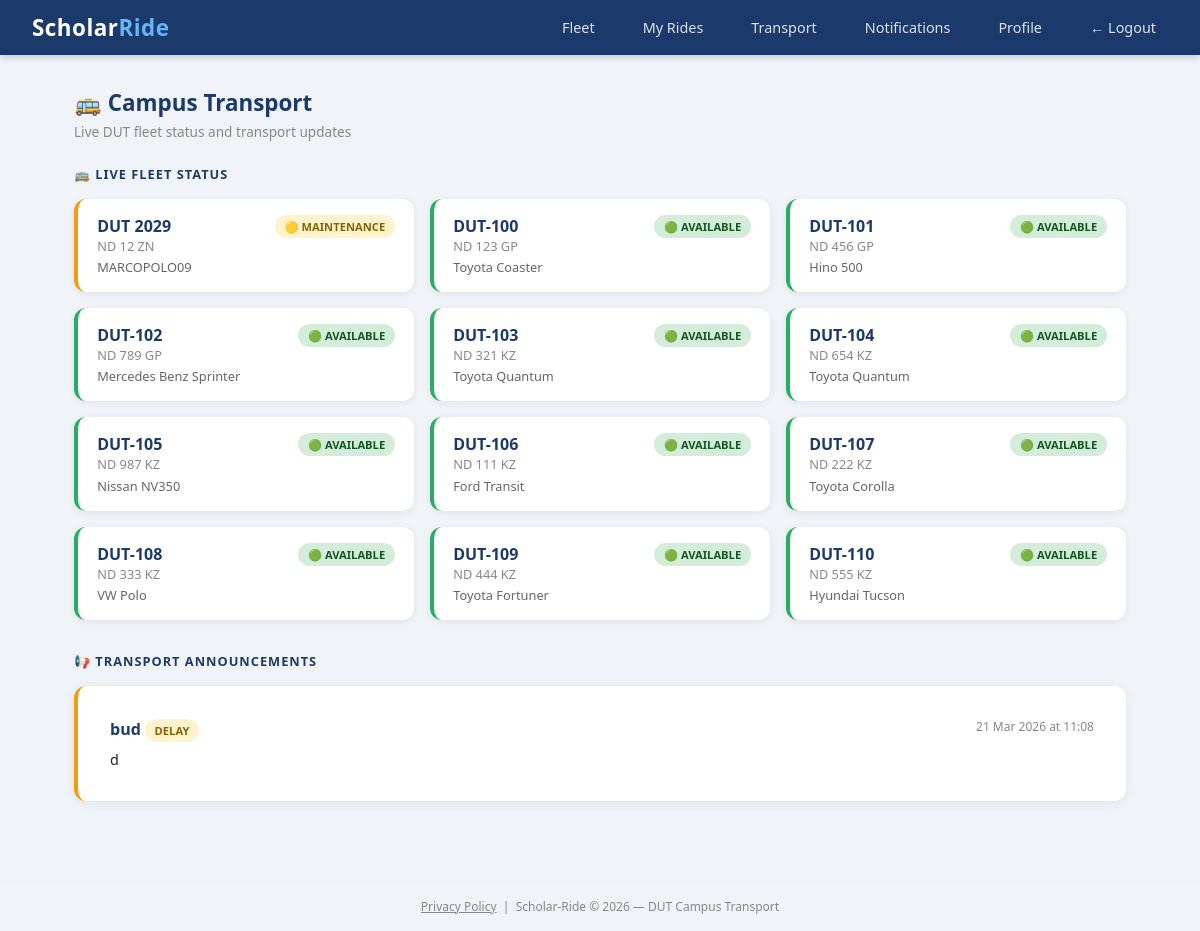
The page /transport (signed in) on the database as committed earlier.
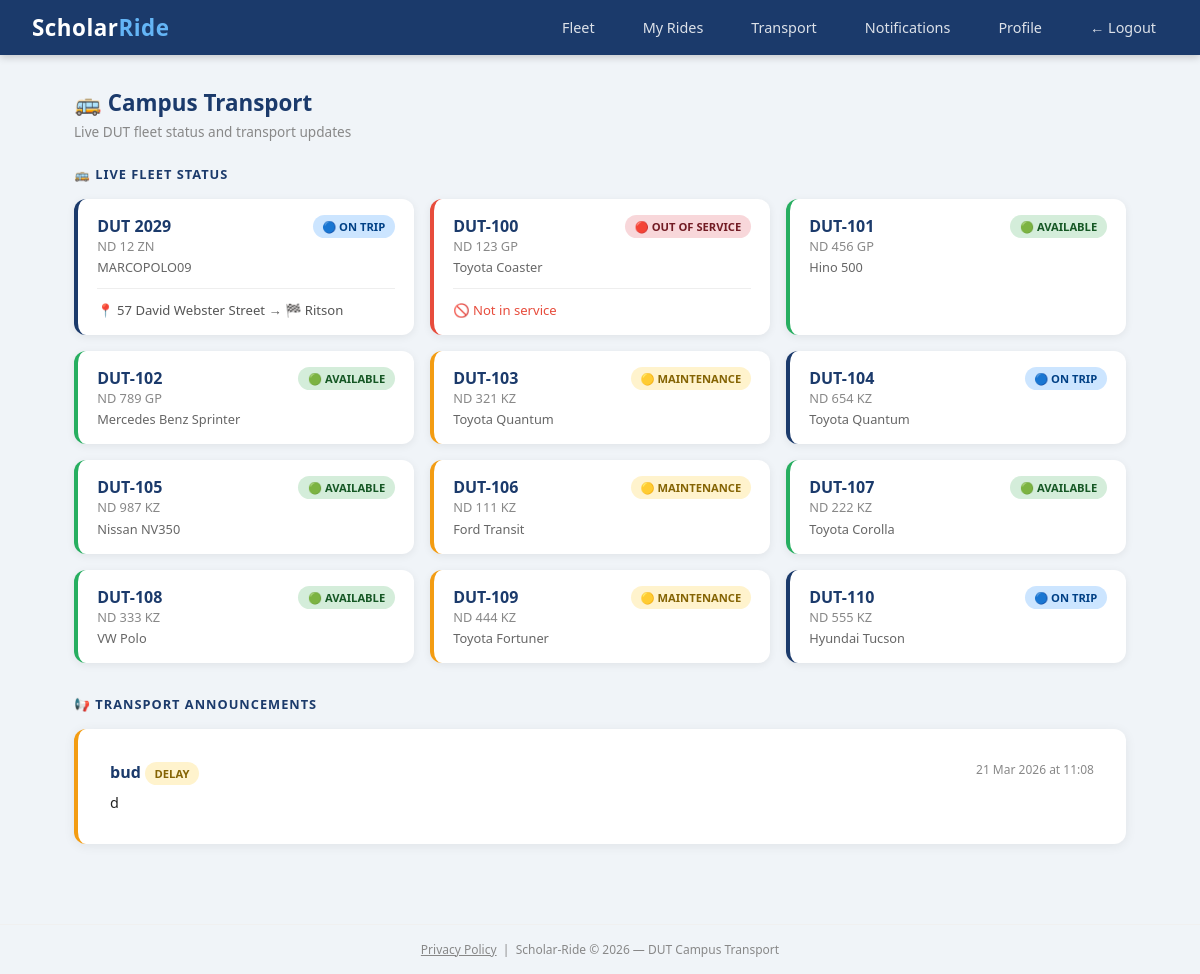
The same page on the database as committed later.
### scholar_ride/models.py (models this page shows)
class Vehicle(db.Model):
    id = db.Column(db.Integer, primary_key=True)
    bus_number = db.Column(db.String(20), unique=True, nullable=False)
    registration_number = db.Column(db.String(20), unique=True, nullable=False)
    vehicle_type = db.Column(db.String(50), nullable=False)
    make_model = db.Column(db.String(100), nullable=False)
    capacity = db.Column(db.Integer, nullable=False)
    status = db.Column(db.String(20), default='available')
    current_driver_id = db.Column(db.Integer, db.ForeignKey('user.id'), nullable=True)
    current_ride_id = db.Column(db.Integer, db.ForeignKey('ride.id'), nullable=True)
    notes = db.Column(db.String(200), nullable=True)
    created_at = db.Column(db.DateTime, default=datetime.utcnow)
    current_driver = db.relationship('User', foreign_keys=[current_driver_id])
    current_ride = db.relationship('Ride', foreign_keys=[current_ride_id])

class Announcement(db.Model):
    id = db.Column(db.Integer, primary_key=True)
    admin_id = db.Column(db.Integer, db.ForeignKey('user.id'), nullable=False)
    title = db.Column(db.String(200), nullable=False)
    body = db.Column(db.Text, nullable=False)
    category = db.Column(db.String(50))
    created_at = db.Column(db.DateTime, default=sast_now)

class Ride(db.Model):
    id = db.Column(db.Integer, primary_key=True)
    driver_id = db.Column(db.Integer, db.ForeignKey('user.id'), nullable=False)
    origin = db.Column(db.String(200), nullable=False)
    destination = db.Column(db.String(200), nullable=False)
    departure_time = db.Column(db.DateTime, nullable=False)
    available_seats = db.Column(db.Integer, nullable=False)
    total_seats = db.Column(db.Integer, nullable=False)
    status = db.Column(db.String(20), default='active')
    created_at = db.Column(db.DateTime, default=datetime.utcnow)
    bookings = db.relationship('Booking', backref='ride', lazy=True)
    vehicle_type = db.Column(db.String(50), nullable=True)
    vehicle_model = db.Column(db.String(100), nullable=True)
    registration_number = db.Column(db.String(20), nullable=True)
    completed_at = db.Column(db.DateTime, nullable=True)

### scholar_ride/routes/admin.py (the view)
@admin.route('/transport')
@login_required
def transport_feed():
    from scholar_ride.models import Vehicle
    announcements = Announcement.query.order_by(Announcement.created_at.desc()).all()
    vehicles = Vehicle.query.order_by(Vehicle.bus_number).all()
    return render_template('transport/feed.html', announcements=announcements, vehicles=vehicles)

### scholar_ride/models.py (called while the page is built)
@login_manager.user_loader
def load_user(user_id):
    return User.query.get(int(user_id))

### scholar_ride/templates/transport/feed.html (shortened to what this page needs)
{% extends "base.html" %}
{% block content %}
<div class="page-header d-flex justify-between align-center mb-3">
    <div>
        <h4 style="color:#1B3A6B; margin-bottom:0.25rem;">🚌 Campus Transport</h4>
        <p class="text-muted">Live DUT fleet status and transport updates</p>
    </div>
</div>
{% if current_user.role in ['driver', 'admin'] %}
<h6 style="color:#1B3A6B; font-weight:700; margin-bottom:1rem; text-transform:uppercase; letter-spacing:1px; font-size:0.8rem;">
    🚌 Live Fleet Status
</h6>
{% if vehicles %}
<div style="display:grid; grid-template-columns: repeat(auto-fill, minmax(260px, 1fr)); gap:1rem; margin-bottom:2rem;">
    {% for vehicle in vehicles %}
    <div style="background:white; border-radius:12px; padding:1rem 1.2rem;
                box-shadow:0 2px 8px rgba(0,0,0,0.07);
                border-left: 4px solid
                {% if vehicle.status == 'available' %}#27ae60
                {% elif vehicle.status == 'on_trip' %}#1B3A6B
                {% elif vehicle.status == 'maintenance' %}#f39c12
                {% else %}#e74c3c{% endif %};">
        <div style="display:flex; justify-content:space-between; align-items:flex-start;">
            <div>
                <div style="font-weight:700; font-size:1rem; color:#1B3A6B;">{{ vehicle.bus_number }}</div>
                {% if current_user.role in ['admin', 'driver'] %}
                <div style="font-size:0.8rem; color:#888;">{{ vehicle.registration_number }}</div>
                {% endif %}
                <div style="font-size:0.8rem; color:#666; margin-top:0.2rem;">{{ vehicle.make_model }}</div>
            </div>
            <span class="badge
                {% if vehicle.status == 'available' %}badge-success
                {% elif vehicle.status == 'on_trip' %}badge-primary
                {% elif vehicle.status == 'maintenance' %}badge-warning
                {% else %}badge-danger{% endif %}"
                style="font-size:0.7rem;">
                {% if vehicle.status == 'available' %}🟢 AVAILABLE
                {% elif vehicle.status == 'on_trip' %}🔵 ON TRIP
                {% elif vehicle.status == 'maintenance' %}🟡 MAINTENANCE
                {% else %}🔴 OUT OF SERVICE{% endif %}
            </span>
        </div>
        {% if vehicle.status == 'on_trip' and vehicle.current_ride %}
        <div style="margin-top:0.75rem; padding-top:0.75rem; border-top:1px solid #eee; font-size:0.82rem; color:#555;">
            📍 {{ vehicle.current_ride.origin }} → 🏁 {{ vehicle.current_ride.destination }}
        </div>
        {% endif %}
        {% if vehicle.status == 'out_of_service' %}
        <div style="margin-top:0.75rem; padding-top:0.75rem; border-top:1px solid #eee; font-size:0.82rem; color:#e74c3c;">
            🚫 Not in service
        </div>
        {% endif %}
    </div>
    {% endfor %}
</div>
{% else %}
<div class="empty-state mb-4">
    <div class="empty-icon">🚌</div>
    <p>No vehicles in fleet yet.</p>
</div>
{% endif %}
{% endif %}
<h6 style="color:#1B3A6B; font-weight:700; margin-bottom:1rem; text-transform:uppercase; letter-spacing:1px; font-size:0.8rem;">
    📢 Transport Announcements
</h6>
{% if announcements %}
    {% for ann in announcements %}
    <div class="card mb-2 p-3" style="border-left: 4px solid
        {% if ann.category == 'breakdown' %}#e74c3c
        {% elif ann.category == 'delay' %}#f39c12
        {% elif ann.category == 'cancellation' %}#e74c3c
        {% else %}#1B3A6B{% endif %};">
        <div style="display:flex; justify-content:space-between; align-items:flex-start; flex-wrap:wrap; gap:0.5rem;">
            <div>
                <strong style="color:#1B3A6B;">{{ ann.title }}</strong>
                <span class="badge ms-2
                    {% if ann.category == 'breakdown' %}badge-danger
                    {% elif ann.category == 'delay' %}badge-warning
                    {% elif ann.category == 'cancellation' %}badge-danger
                    {% else %}badge-primary{% endif %}"
                    style="font-size:0.7rem;">
                    {{ ann.category | upper }}
                </span>
            </div>
            <small class="text-muted" style="font-size:0.75rem;">
                {{ ann.created_at.strftime('%d %b %Y at %H:%M') }}
            </small>
        </div>
        <p class="mb-0 mt-1" style="font-size:0.9rem;">{{ ann.body }}</p>
    </div>
    {% endfor %}
{% else %}
    <div class="empty-state">
        <div class="empty-icon">📢</div>
        <p>No transport announcements right now.</p>
    </div>
{% endif %}
{% endblock %}

### scholar_ride/templates/base.html (shortened to what this page needs)
<!DOCTYPE html>
<html lang="en">
<head>
</head>
<body>
    <nav class="navbar">
        <a class="navbar-brand" href="/rides">Scholar<span>Ride</span></a>
        <ul class="nav-links" id="navLinks">
         {% if current_user and current_user.is_authenticated %}
        {% if current_user.role == 'student' %}
            <li><a href="/rides">🔍 Find Rides</a></li>
            <li><a href="/bookings/my">🎫 My Bookings</a></li>
            <li><a href="/transport">🚌 Transport</a></li>
        {% elif current_user.role == 'staff' %}
            <li><a href="/rides">🔍 Find Rides</a></li>
            <li><a href="/bookings/my">🎫 My Bookings</a></li>
            <li><a href="/transport">🚌 Transport</a></li>
        {% elif current_user.role == 'driver' %}
            <li><a href="/admin/fleet"> Fleet</a></li>
            <li><a href="/rides/my"> My Rides</a></li>
            <li><a href="/transport"> Transport</a></li>
        {% elif current_user.role == 'admin' %}
            <li><a href="/admin"> Admin</a></li>
            <li><a href="/admin/fleet"> Fleet</a></li>
            <li><a href="/transport"> Transport</a></li>
        {% endif %}
        <li>
            <a href="/notifications" style="position:relative;">
                 Notifications
                  </a>
                </li>
                    <li><a href="/profile"> Profile</a></li>
                 <li><a href="/logout">← Logout</a></li>
                 {% else %}
                 <li><a href="/login">Login</a></li>
                 <li><a href="/register">Register</a></li>
           {% endif %}
        </ul>
    </nav>
    <div class="container">
        {% block content %}{% endblock %}
    </div>
    <div style="text-align:center; padding:1rem; font-size:0.75rem; color:#888; border-top:1px solid #f0f0f0; margin-top:2rem;">
        <a href="/privacy" style="color:#888;">Privacy Policy</a> &nbsp;|&nbsp; Scholar-Ride &copy; 2026 — DUT Campus Transport
    </div>
</body>
</html>

### scholar_ride/templates/base.html (style rules this page uses)
*, *::before, *::after { box-sizing: border-box; margin: 0; padding: 0; }
body { font-family: 'Segoe UI', Tahoma, Geneva, Verdana, sans-serif; background: #f0f4f8; color: #222; }
.navbar { background: #1B3A6B; padding: 0.75rem 2rem; display: flex; align-items: center; justify-content: space-between; box-shadow: 0 2px 8px rgba(0,0,0,0.2); position: relative; }
.navbar-brand { color: white; font-size: 1.4rem; font-weight: 700; text-decoration: none; letter-spacing: 0.5px; }
.navbar-brand span { color: #64B5F6; }
.nav-links { display: flex; gap: 1.5rem; list-style: none; align-items: center; }
.nav-links a { color: rgba(255,255,255,0.85); text-decoration: none; font-size: 0.9rem; padding: 0.4rem 0.75rem; border-radius: 6px; transition: background 0.2s, color 0.2s; }
.container { max-width: 1100px; margin: 0 auto; padding: 2rem 1.5rem; }
.card { background: white; border-radius: 12px; box-shadow: 0 2px 12px rgba(0,0,0,0.07); padding: 2rem; margin-bottom: 1.5rem; }
.badge { display: inline-block; padding: 0.25rem 0.6rem; border-radius: 20px; font-size: 0.75rem; font-weight: 700; }
.badge-success { background: #d4edda; color: #155724; }
.badge-danger { background: #f8d7da; color: #721c24; }
.badge-warning { background: #fff3cd; color: #856404; }
.badge-primary { background: #cce5ff; color: #004085; }
.text-muted { color: #888; font-size: 0.85rem; }
.mt-1 { margin-top: 0.5rem; }
.mb-2 { margin-bottom: 1rem; }
.d-flex { display: flex; }
.justify-between { justify-content: space-between; }
.align-center { align-items: center; }
.page-header { margin-bottom: 1.5rem; }
.page-header h4 { color: #1B3A6B; font-size: 1.4rem; font-weight: 700; }

Rows that differ between the two databases and show on the page:
changed Vehicle "ND 12 ZN": current_ride.origin (not shown) → "57 David Webster Street"; current_ride.destination (not shown) → "Ritson"; status "🟡 MAINTENANCE" → "🔵 ON TRIP 📍 → 🏁"
changed Vehicle "DUT-100": status "🟢 AVAILABLE" → "🔴 OUT OF SERVICE 🚫 Not in service"
changed Vehicle "DUT-103": status "🟢 AVAILABLE" → "🟡 MAINTENANCE"
changed Vehicle "DUT-104": status "🟢 AVAILABLE" → "🔵 ON TRIP"
changed Vehicle "DUT-106": status "🟢 AVAILABLE" → "🟡 MAINTENANCE"
changed Vehicle "DUT-109": status "🟢 AVAILABLE" → "🟡 MAINTENANCE"
changed Vehicle "DUT-110": status "🟢 AVAILABLE" → "🔵 ON TRIP"
